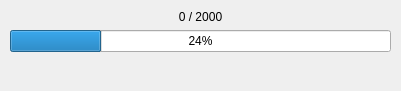
<?xml version="1.0" encoding="UTF-8"?>
<ui version="4.0">
 <class>Dialog</class>
 <widget class="QDialog" name="Dialog">
  <property name="geometry">
   <rect>
    <x>0</x>
    <y>0</y>
    <width>401</width>
    <height>91</height>
   </rect>
  </property>
  <property name="sizePolicy">
   <sizepolicy hsizetype="Preferred" vsizetype="Preferred">
    <horstretch>0</horstretch>
    <verstretch>0</verstretch>
   </sizepolicy>
  </property>
  <property name="windowTitle">
   <string>Progress ...</string>
  </property>
  <property name="sizeGripEnabled">
   <bool>false</bool>
  </property>
  <widget class="QWidget" name="verticalLayoutWidget">
   <property name="geometry">
    <rect>
     <x>10</x>
     <y>10</y>
     <width>381</width>
     <height>71</height>
    </rect>
   </property>
   <layout class="QVBoxLayout" name="verticalLayout">
    <item>
     <widget class="QLabel" name="label">
      <property name="text">
       <string>0 / 2000</string>
      </property>
      <property name="textFormat">
       <enum>Qt::PlainText</enum>
      </property>
      <property name="alignment">
       <set>Qt::AlignCenter</set>
      </property>
     </widget>
    </item>
    <item>
     <widget class="QProgressBar" name="progressBar">
      <property name="value">
       <number>24</number>
      </property>
     </widget>
    </item>
    <item>
     <spacer name="verticalSpacer">
      <property name="orientation">
       <enum>Qt::Vertical</enum>
      </property>
      <property name="sizeHint" stdset="0">
       <size>
        <width>20</width>
        <height>40</height>
       </size>
      </property>
     </spacer>
    </item>
   </layout>
  </widget>
 </widget>
 <resources/>
 <connections/>
</ui>
